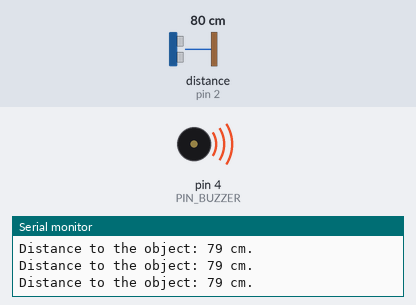
Simulated run of this sketch. Board: Arduino Uno, built with avr-gcc and run on an emulated ATmega328P. Shown: buzzer (waves = sounding), the last lines printed to the serial monitor. Wiring (inferred from the names in the program): ultrasonic range finder: trigger pin 3; echo pin 2. The test bench sets the inputs (shaded band); at power-on: distance to the obstacle (sensor on pin 2) 80 cm. The echo pulse lasts 58.3 µs per cm.

Above: at 1.2 s.
1.3 s: distance to the obstacle (sensor on pin 2) set to 18 cm
At 2.2 s:
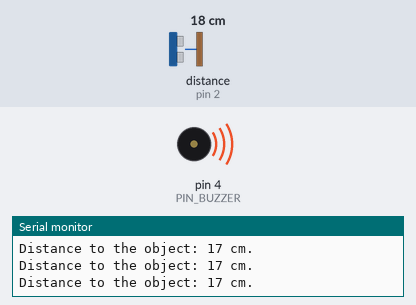
4.3 s: distance to the obstacle (sensor on pin 2) set to 2 cm
At 5.3 s:
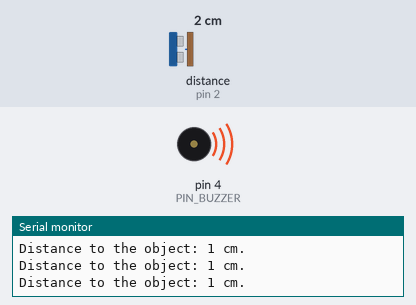
Timing chart, 0 to 7.3 s (numbered marks = the images above; inputs shaded):
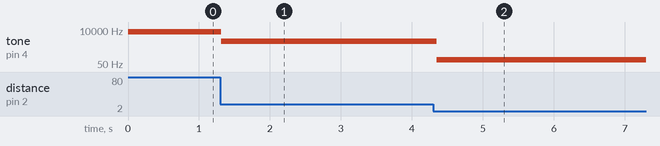

Measured:
- after the input at 1.3 s, tone on pin 4 (PIN_BUZZER): 7900 Hz → 1700 Hz at once
- after the input at 4.3 s, tone on pin 4 (PIN_BUZZER): 1700 Hz → 100 Hz after 0.05 s

The sketch:

sketch_may13a.ino
```cpp
#define PIN_TRIG 3
#define PIN_ECHO 2
#define PIN_BUZZER 4

long duration, cm;

void setup() {

  // Инициализируем взаимодействие по последовательному порту

  Serial.begin (9600);
  //Определяем вводы и выводы
  pinMode(PIN_TRIG, OUTPUT);
  pinMode(PIN_ECHO, INPUT);
  pinMode(PIN_BUZZER, OUTPUT);
}

void loop() {

  // Сначала генерируем короткий импульс длительностью 2-5 микросекунд.

  digitalWrite(PIN_TRIG, LOW);
  delayMicroseconds(5);
  digitalWrite(PIN_TRIG, HIGH);

  // Выставив высокий уровень сигнала, ждем около 10 микросекунд. В этот момент датчик будет посылать сигналы с частотой 40 КГц.
  delayMicroseconds(10);
  digitalWrite(PIN_TRIG, LOW);

  //  Время задержки акустического сигнала на эхолокаторе.
  duration = pulseIn(PIN_ECHO, HIGH);

  // Теперь осталось преобразовать время в расстояние
  cm = (duration / 2) / 29.1;

  Serial.print("Distance to the object: ");
  Serial.print(cm);
  Serial.println(" cm.");

  tone(PIN_BUZZER, cm * 100);


  // Задержка между измерениями для корректной работы скеча
  delay(60);
}
```
